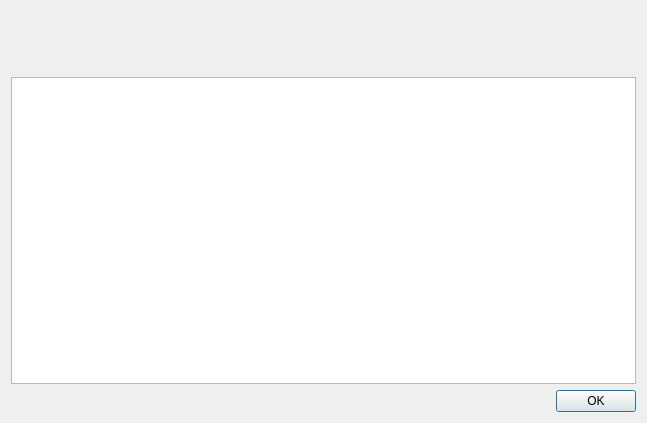
<?xml version="1.0" encoding="UTF-8"?>
<ui version="4.0">
 <class>XAboutDialog</class>
 <widget class="QDialog" name="XAboutDialog">
  <property name="geometry">
   <rect>
    <x>0</x>
    <y>0</y>
    <width>647</width>
    <height>423</height>
   </rect>
  </property>
  <property name="windowTitle">
   <string>About</string>
  </property>
  <layout class="QVBoxLayout" name="verticalLayout">
   <item>
    <widget class="QLabel" name="uiLogoLBL">
     <property name="minimumSize">
      <size>
       <width>0</width>
       <height>60</height>
      </size>
     </property>
     <property name="maximumSize">
      <size>
       <width>16777215</width>
       <height>60</height>
      </size>
     </property>
     <property name="text">
      <string/>
     </property>
    </widget>
   </item>
   <item>
    <widget class="QTextBrowser" name="uiInfoTXT"/>
   </item>
   <item>
    <widget class="QDialogButtonBox" name="uiDialogBTNS">
     <property name="standardButtons">
      <set>QDialogButtonBox::Ok</set>
     </property>
    </widget>
   </item>
  </layout>
 </widget>
 <resources/>
 <connections>
  <connection>
   <sender>uiDialogBTNS</sender>
   <signal>accepted()</signal>
   <receiver>XAboutDialog</receiver>
   <slot>accept()</slot>
   <hints>
    <hint type="sourcelabel">
     <x>326</x>
     <y>263</y>
    </hint>
    <hint type="destinationlabel">
     <x>118</x>
     <y>283</y>
    </hint>
   </hints>
  </connection>
 </connections>
</ui>
